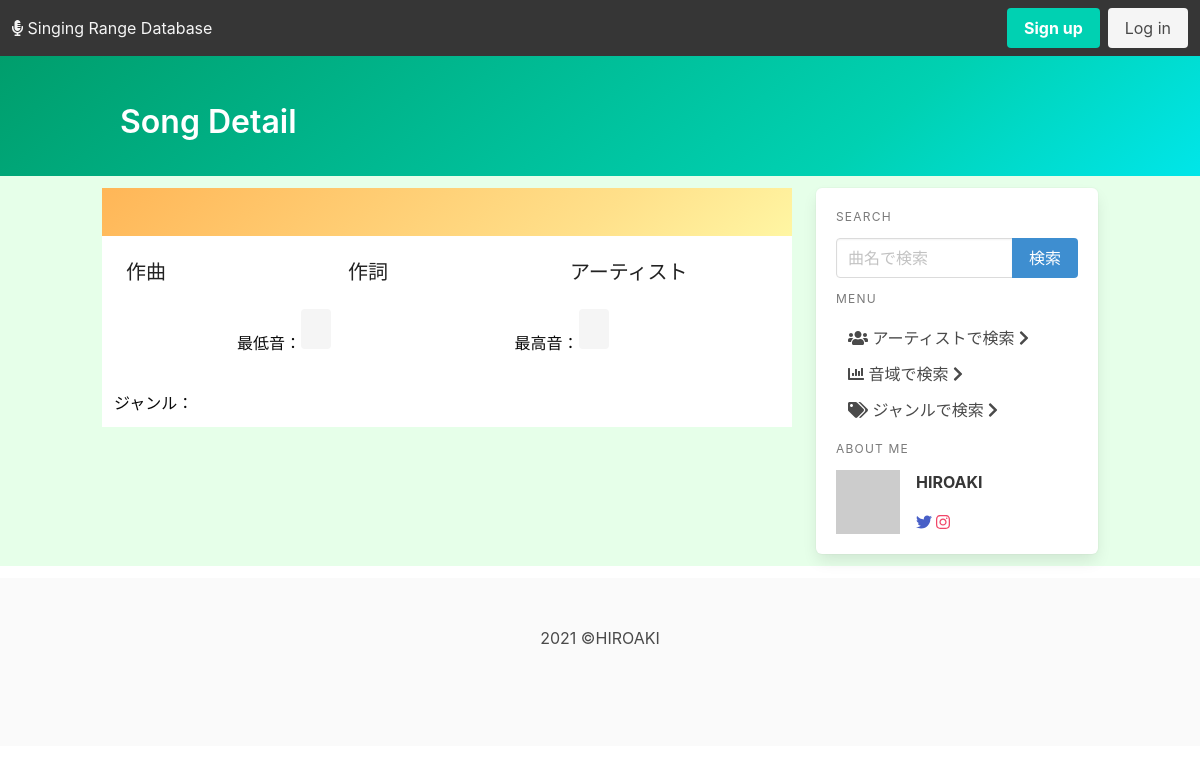
The page /ranges/JDA/8/detail/ on the database as committed earlier.
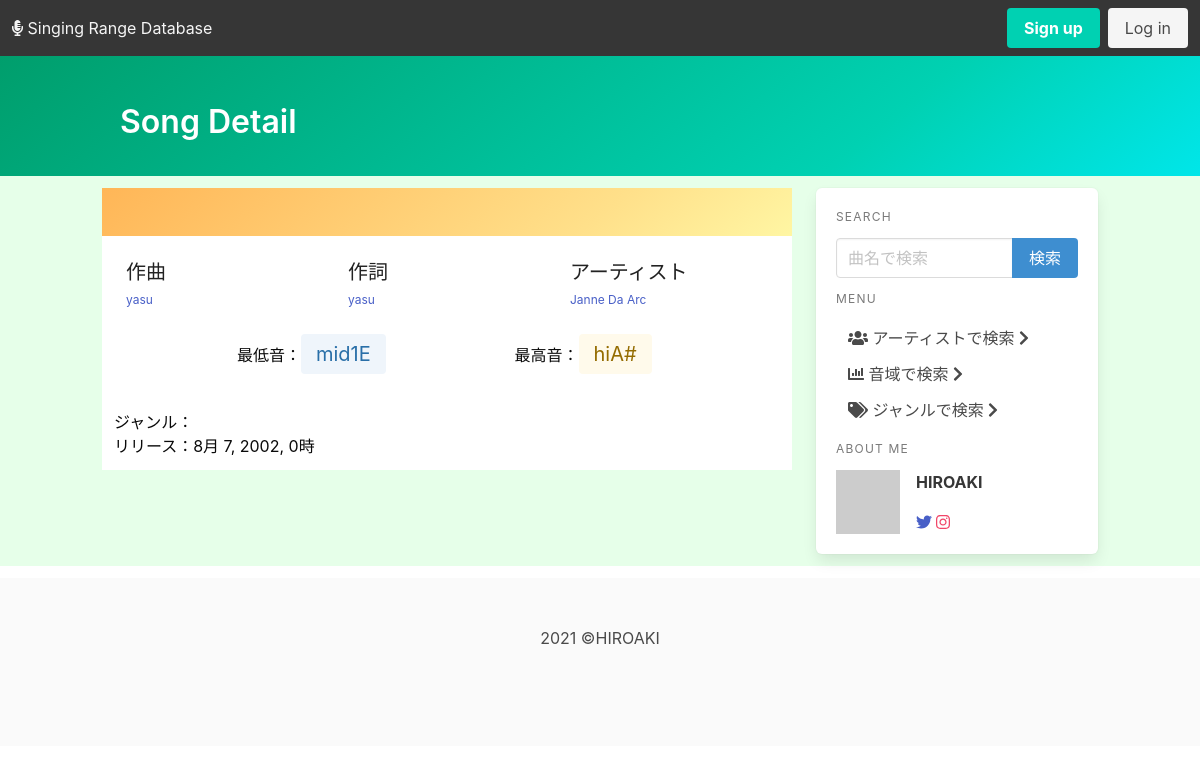
The same page on the database as committed later.
### ranges/models.py (models this page shows, shortened)
class Artist(models.Model):
    artist_id = models.CharField(max_length=10, primary_key=True)
    artist_name = models.CharField("Artist's name", max_length=50)
    def __str__(self):
        return self.artist_name
    class Meta:
        ordering = ('artist_name', )

class Note(models.Model):
    note_id = models.CharField(max_length=5, primary_key=True)
    note_name = models.CharField(max_length=50)
    def __str__(self):
        return self.note_name

class Range(models.Model):
    song = models.ForeignKey(
        Song, on_delete=models.CASCADE, to_field="song_id", related_name="song")
    artist = models.ForeignKey(
        Artist, on_delete=models.CASCADE, to_field="artist_id", related_name="artist")
    performer = models.ManyToManyField(Artist, related_name="performer_name")
    lowest_note = models.ForeignKey(
        Note, on_delete=models.CASCADE, to_field="note_id", related_name="low_note")
    highest_note = models.ForeignKey(
        Note, on_delete=models.CASCADE, to_field="note_id", related_name="high_note")
    fake_note = models.ForeignKey(
        Note, on_delete=models.CASCADE, to_field="note_id", related_name="fake_note", null=True, blank=True)
    genre = models.ForeignKey(Genre, on_delete=models.CASCADE)
    release_date = models.DateTimeField('date released', null=True, blank=True)
    pub_date = models.DateTimeField(default=timezone.now())
    latest_update = models.DateTimeField('date update lately', auto_now=True)
    class Meta:
        unique_together = ['song', 'artist']

### ranges/views.py (the view)
# urls.py: path('<slug:artist_pk>/<slug:song_pk>/detail/', views.detail, name='detail'),
def detail(request, artist_pk, song_pk):
    try:
        artist = Artist.objects.get(pk=artist_pk)
        song = Song.objects.get(pk=song_pk)
        target = Range.objects.get(song=song, artist=artist)
        lowest_note = Note.objects.get(pk=target.lowest_note.pk)
        highest_note = Note.objects.get(pk=target.highest_note.pk)
    except Artist.DoesNotExist:
        context = queryError('artist_error')
    except Song.DoesNotExist:
        context = queryError('song_error')
    except Range.DoesNotExist:
        context = queryError('range_error')
    except Note.DoesNotExist:
        context = queryError('note_error')
    else:
        song_name = song.song_name
        composers = song.composer.all()
        lyricists = song.lyricist.all()
        arrangers = song.arranger.all()
        performers = target.performer.all()
        release = target.release_date
        genre = target.genre
        context = {
            'artist': artist,
            'song': song_name,
            'composers': composers,
            'lyricists': lyricists,
            'arrangers': arrangers,
            'highest_note': highest_note,
            'lowest_note': lowest_note,
            'target': target,
            'performers': performers,
            'genre': genre,
            'release': release,
        }
    return render(request, 'ranges/detail.html', context)

### ranges/templatetags/note_control.py (called while the page is built)
@register.filter
def color(pk):
    if pk.startswith('H4'):
        return 'is-danger'
    elif pk.startswith('H3'):
        return 'is-danger is-light'
    elif pk.startswith('H2'):
        return 'is-danger is-light'
    elif pk.startswith('H1'):
        return 'is-warning is-light'
    elif pk.startswith('M2'):
        return 'is-success is-light'
    elif pk.startswith('M1'):
        return 'is-info is-light'
    elif pk.startswith('L1'):
        return 'is-link is-light'
    elif pk.startswith('L2'):
        return 'is-link'
    elif pk.startswith('L3'):
        return 'is-link is-dark'
    elif pk.startswith('L4'):
        return 'is-link is-black'
    else:
        return 'is-light'

### ranges/views.py (called while the page is built)
def queryError(error_name, input_name=None):
    return {error_name: True, 'input_name': input_name}

### ranges/templates/ranges/detail.html (shortened to what this page needs)
{% extends './base.html' %}
{% load note_control %}
{% block page_name %}Song Detail{% endblock page_name %}
{% block content %}
<div class="hero is-warning is-bold is-small">
    <div class="hero-body">
    </div>
</div>
<div class="hero is-white is-small">
    <div class="hero-body">
        <div class="container">
            <div class="columns">
                <div class="column">
                    <ul class="subtitle is-5">
                        作曲
                        {% for composer in composers %}
                        <li><a href="#" class="has-text-link subtitle is-7"> {{composer.artist_name}}</a></li>
                        {% endfor %}
                    </ul>
                </div>
                <div class="column">
                    <ul class="subtitle is-5">
                        作詞
                        {% for lyricist in lyricists %}
                        <li><a href="#" class="has-text-link subtitle is-7"> {{lyricist.artist_name}}</a></li>
                        {% endfor %}
                    </ul>
                </div>
                {% if genre.pk == "VC" %}
                <div class="column">
                    <ul class="subtitle is-5">
                        ボーカロイド
                        {% for performer in performers %}
                        <div class="card is-shadowless">
                            <li><a href="#" class="has-text-link subtitle is-7"> {{performer.artist_name}}</a></li>
                        </div>
                        {% endfor %}
                    </ul>
                </div>
                {% else %}
                <div class="column">
                    <ul class="subtitle is-5">
                        アーティスト
                        {% for performer in performers %}
                        <div class="card is-shadowless">
                            <li><a href="#" class="has-text-link subtitle is-7">
                                    {{performer.artist_name}}</a></li>
                        </div>
                        {% endfor %}
                    </ul>
                </div>
                {% endif %}
            </div>
            <div class="columns is-6">
                <div class="column is-offset-2">
                    最低音：<a href="{% url 'ranges:result_range' lowest_note.pk %}"
                        class="tag {{ lowest_note.pk | color }} is-large">{{lowest_note}}</a>
                </div>
                <div class="column is-5 is-offset-1">
                    最高音：<a href="{% url 'ranges:result_range' highest_note.pk %}"
                        class="tag {{ highest_note.pk | color }} is-large"> {{highest_note}}</a>
                </div>
            </div>
        </div>
    </div>
    <div class="hero-footer">
        <div class="column">
            <ul>
                <li>ジャンル：<a href="#">{{genre.genre_name}}</a></li>
                {% if release %}
                <li>リリース：{{release}}</li>
                {% endif %}
            </ul>
        </div>
    </div>
</div>
{% endblock content %}

Rows that differ between the two databases and show on the page:
added Artist: artist_name "yasu"
added Artist: artist_name "Janne Da Arc"
now on this page (row unchanged): Note: note_name "mid1E"
now on this page (row unchanged): Note: note_name "hiA#"
added Range: release_date "8月 7, 2002, 0時"
Other text that changed with them:
text now shown: "リリース："
